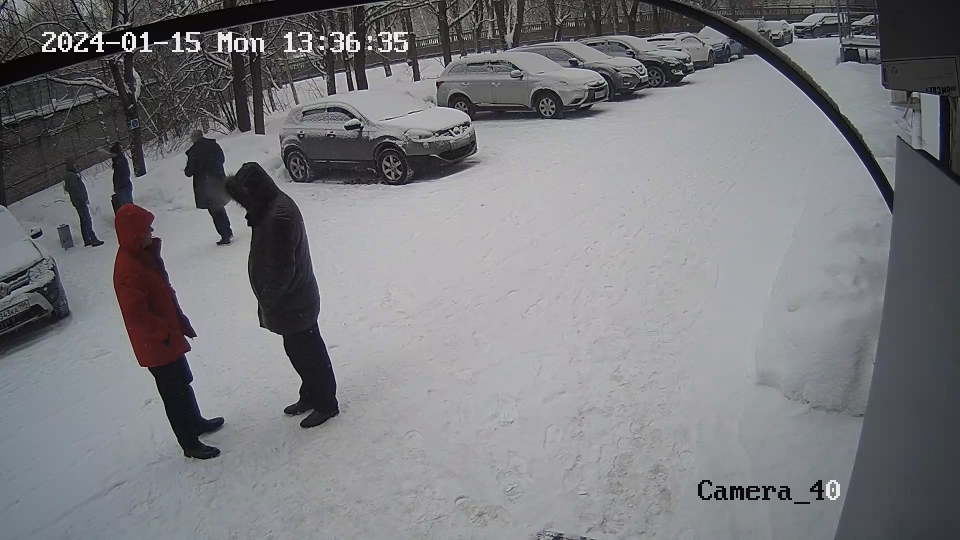
#> input picture frame 24 of 229-video.mp4, 1920 x 1080 px (shown at 1/2 size)
$ python custom_detect.py
#> lines starting #> are read from the running program, lines starting #| are printed output that depends on the picture
import random
import math
import cv2  # импорт модуля cv2
import skimage
import numpy as np
import gaussian_filter_no_opencv as gauss
from scipy.ndimage import gaussian_filter
import sklearn
from sklearn import cluster
import itertools

# cap = cv2.VideoCapture("http://192.168.217.103/mjpg/video.mjpg")  # видео поток с веб камеры
cap = cv2.VideoCapture("229-video.mp4")
# видео поток с веб камеры
cv2.namedWindow("main", cv2.WINDOW_NORMAL)
cv2.resizeWindow('main', 1000, 700)
# cap.set(3, 200)  # установка размера окна
# cap.set(4, 300)

ret, frame1 = cap.read()
#> frame1 is the input picture: shape (1080, 1920, 3); mean B, G, R 125.8, 122.4, 122.1
ret1, frame2 = cap.read()
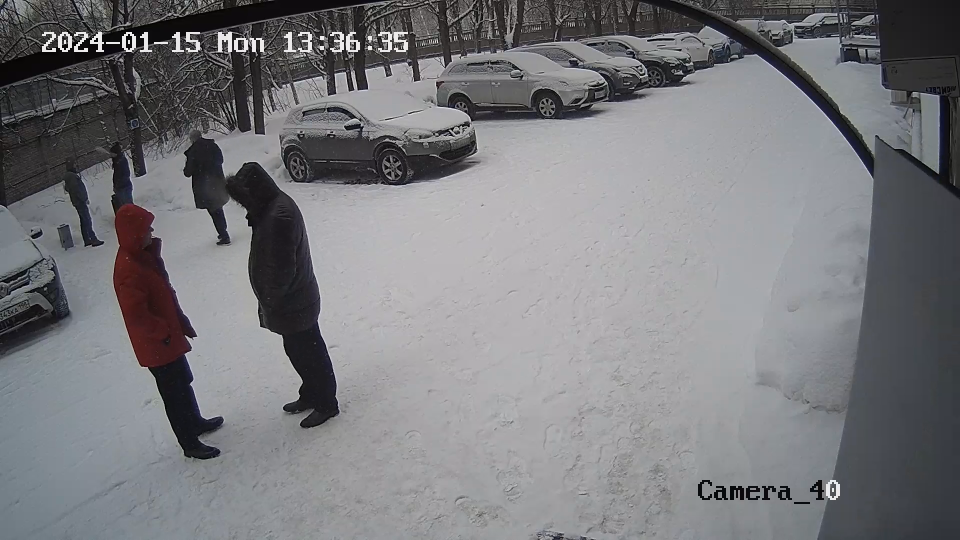
#> input picture frame 25 of 229-video.mp4, 1920 x 1080 px (shown at 1/2 size)
#> frame2 is the input picture: shape (1080, 1920, 3); mean B, G, R 125, 121.6, 121.4

while cap.isOpened():  # метод isOpened() выводит статус видеопотока

    # https://webtort.ru/%D0%BA%D0%B0%D0%BA-%D0%BD%D0%B0%D0%B9%D1%82%D0%B8-%D0%BE%D1%82%D0%BB%D0%B8%D1%87%D0%B8%D1%8F-%D0%BD%D0%B0-%D0%BA%D0%B0%D1%80%D1%82%D0%B8%D0%BD%D0%BA%D0%B0%D1%85-%D1%81-%D0%BF%D0%BE%D0%BC%D0%BE%D1%89/?ysclid=lpmzcgk0un225441379
    img_f1 = frame1.astype(np.float32)  # разница 2х кадров
    img_f2 = frame2.astype(np.float32)
    diff_custom = np.abs(img_f1 - img_f2)
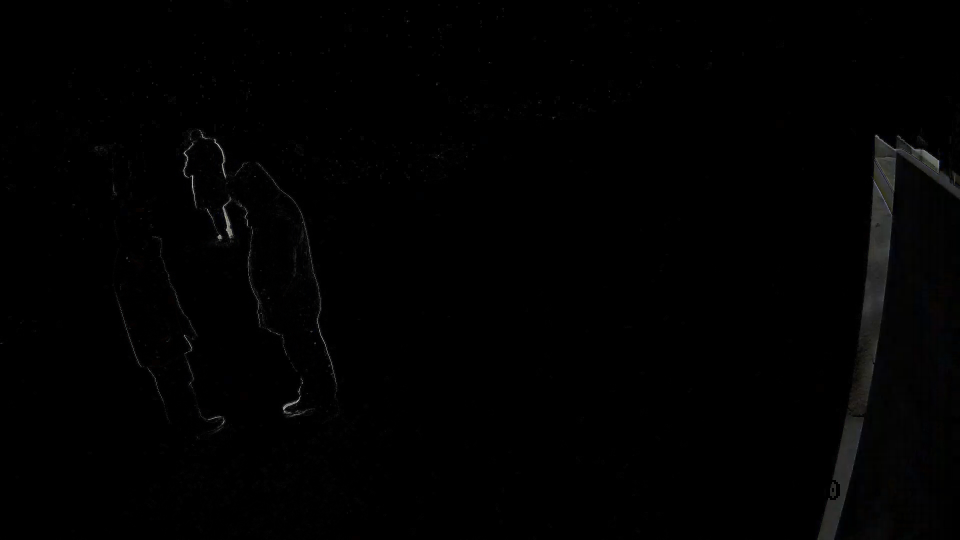
#> diff_custom: shape (1080, 1920, 3) float32 (shown at 1/2 size); mean B, G, R 1.4, 1.5, 1.4

    # diff_custom = diff_custom.astype(np.ubyte)
    gray_custom = skimage.color.rgb2gray(diff_custom)  # черно белый кадр

#> (the run stopped early here; a loop or call above may not have finished)

$ run again, starting later in the video
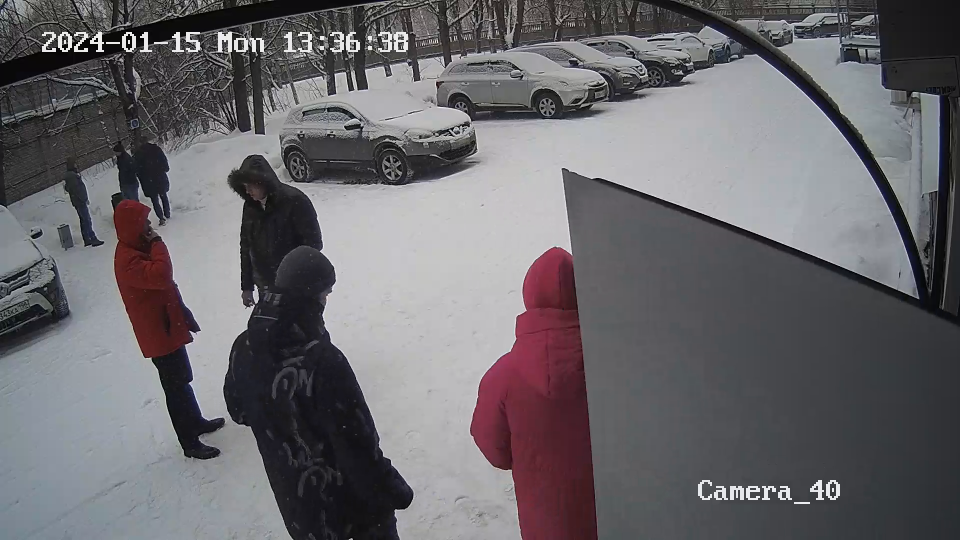
#> input picture frame 109 of 229-video.mp4, 1920 x 1080 px (shown at 1/2 size)
#> frame1 is the input picture: shape (1080, 1920, 3); mean B, G, R 107.4, 103.5, 105.8
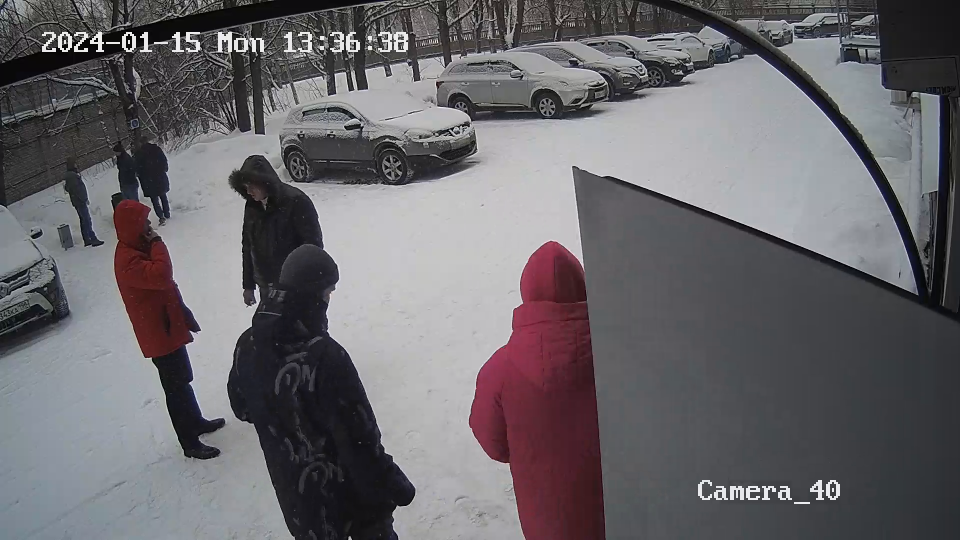
#> input picture frame 110 of 229-video.mp4, 1920 x 1080 px (shown at 1/2 size)
#> frame2 is the input picture: shape (1080, 1920, 3); mean B, G, R 106.8, 102.8, 105.4
#> `diff_custom = np.abs(img_f1 - img_f2)`:
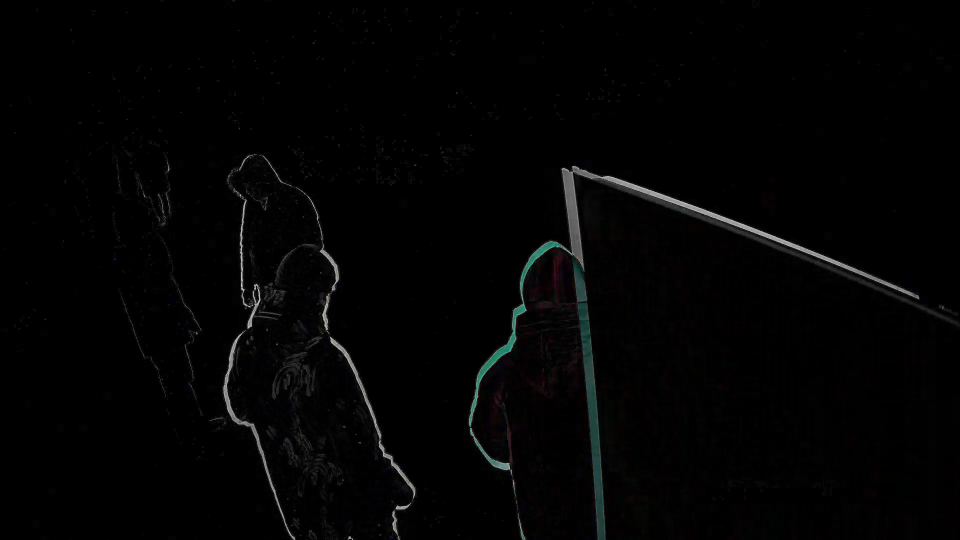
#> diff_custom: shape (1080, 1920, 3) float32 (shown at 1/2 size); mean B, G, R 3.3, 3.3, 3.2

$ run again, starting later in the video
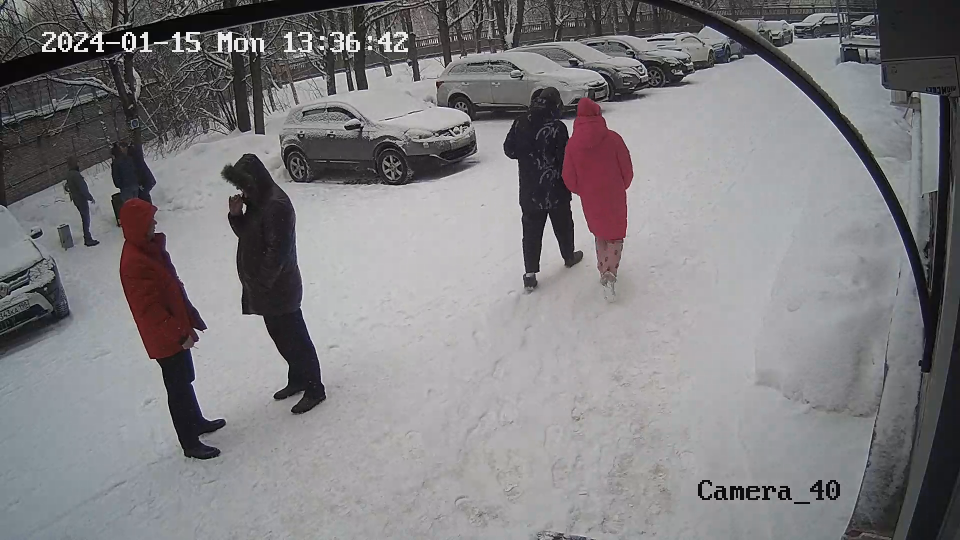
#> input picture frame 194 of 229-video.mp4, 1920 x 1080 px (shown at 1/2 size)
#> frame1 is the input picture: shape (1080, 1920, 3); mean B, G, R 129.3, 126.7, 128.3
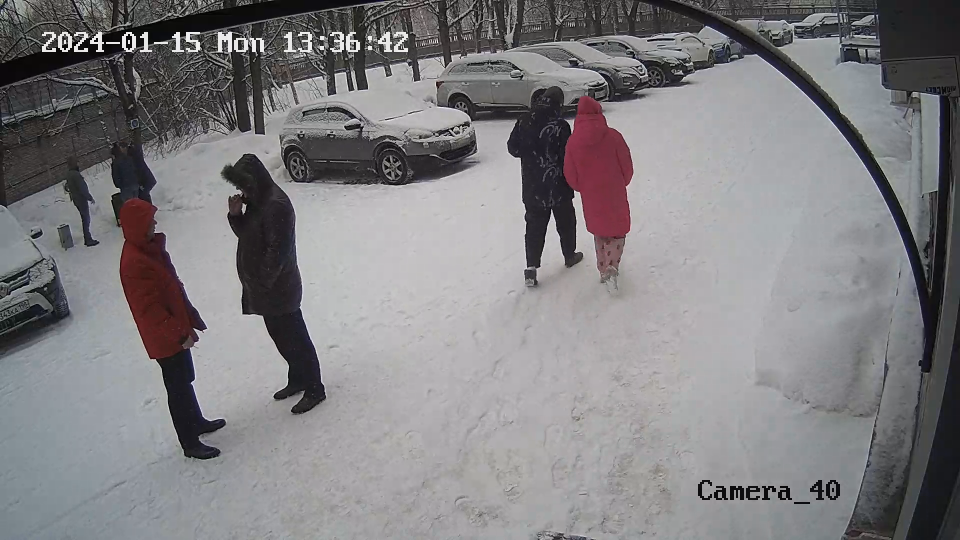
#> input picture frame 195 of 229-video.mp4, 1920 x 1080 px (shown at 1/2 size)
#> frame2 is the input picture: shape (1080, 1920, 3); mean B, G, R 129.3, 126.7, 128.4
#> `diff_custom = np.abs(img_f1 - img_f2)`:
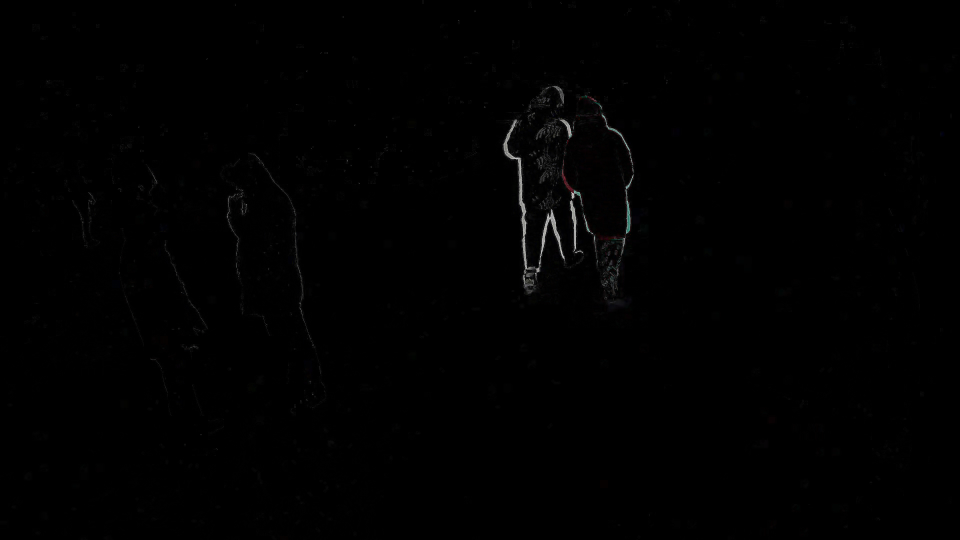
#> diff_custom: shape (1080, 1920, 3) float32 (shown at 1/2 size); mean B, G, R 1, 1, 1
